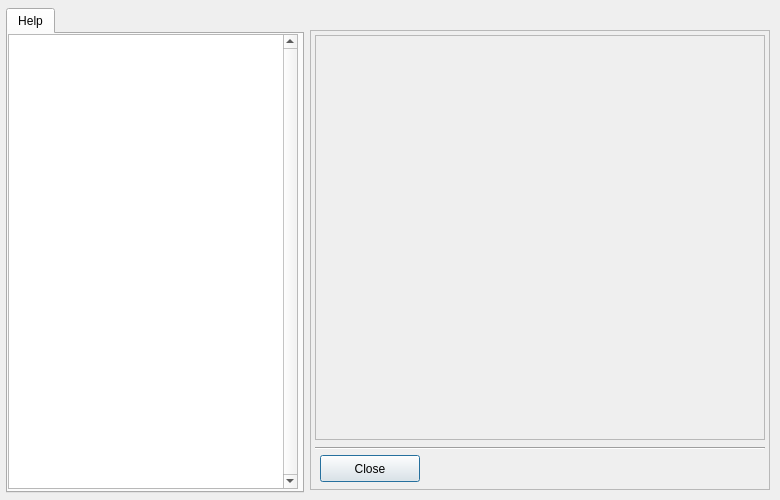
<?xml version="1.0" encoding="UTF-8"?>
<ui version="4.0">
 <class>MeMain</class>
 <widget class="QDialog" name="MeMain">
  <property name="geometry">
   <rect>
    <x>0</x>
    <y>0</y>
    <width>780</width>
    <height>500</height>
   </rect>
  </property>
  <property name="sizePolicy">
   <sizepolicy hsizetype="Fixed" vsizetype="Fixed">
    <horstretch>0</horstretch>
    <verstretch>0</verstretch>
   </sizepolicy>
  </property>
  <property name="minimumSize">
   <size>
    <width>780</width>
    <height>500</height>
   </size>
  </property>
  <property name="maximumSize">
   <size>
    <width>780</width>
    <height>500</height>
   </size>
  </property>
  <property name="windowTitle">
   <string>MEPIS Install</string>
  </property>
  <property name="windowIcon">
   <iconset>
    <normaloff/>
   </iconset>
  </property>
  <widget class="QFrame" name="mainFrame">
   <property name="geometry">
    <rect>
     <x>310</x>
     <y>30</y>
     <width>460</width>
     <height>460</height>
    </rect>
   </property>
   <property name="sizePolicy">
    <sizepolicy hsizetype="Fixed" vsizetype="Fixed">
     <horstretch>0</horstretch>
     <verstretch>0</verstretch>
    </sizepolicy>
   </property>
   <property name="minimumSize">
    <size>
     <width>460</width>
     <height>460</height>
    </size>
   </property>
   <property name="frameShape">
    <enum>QFrame::StyledPanel</enum>
   </property>
   <property name="frameShadow">
    <enum>QFrame::Raised</enum>
   </property>
   <property name="lineWidth">
    <number>2</number>
   </property>
   <widget class="Line" name="line1">
    <property name="geometry">
     <rect>
      <x>5</x>
      <y>410</y>
      <width>450</width>
      <height>16</height>
     </rect>
    </property>
    <property name="frameShape">
     <enum>QFrame::HLine</enum>
    </property>
    <property name="frameShadow">
     <enum>QFrame::Sunken</enum>
    </property>
    <property name="orientation">
     <enum>Qt::Horizontal</enum>
    </property>
   </widget>
   <widget class="QFrame" name="splashFrame">
    <property name="geometry">
     <rect>
      <x>5</x>
      <y>5</y>
      <width>450</width>
      <height>405</height>
     </rect>
    </property>
    <property name="frameShape">
     <enum>QFrame::StyledPanel</enum>
    </property>
    <property name="frameShadow">
     <enum>QFrame::Plain</enum>
    </property>
    <property name="lineWidth">
     <number>0</number>
    </property>
   </widget>
   <widget class="QPushButton" name="closeButton">
    <property name="geometry">
     <rect>
      <x>10</x>
      <y>425</y>
      <width>100</width>
      <height>27</height>
     </rect>
    </property>
    <property name="text">
     <string>Close</string>
    </property>
   </widget>
  </widget>
  <widget class="QTabWidget" name="mainTabs">
   <property name="geometry">
    <rect>
     <x>6</x>
     <y>8</y>
     <width>298</width>
     <height>485</height>
    </rect>
   </property>
   <property name="sizePolicy">
    <sizepolicy hsizetype="Expanding" vsizetype="Fixed">
     <horstretch>0</horstretch>
     <verstretch>0</verstretch>
    </sizepolicy>
   </property>
   <property name="minimumSize">
    <size>
     <width>298</width>
     <height>485</height>
    </size>
   </property>
   <widget class="QWidget" name="tab">
    <attribute name="title">
     <string>Help</string>
    </attribute>
    <widget class="QTextEdit" name="mainHelp">
     <property name="geometry">
      <rect>
       <x>0</x>
       <y>0</y>
       <width>290</width>
       <height>455</height>
      </rect>
     </property>
     <property name="minimumSize">
      <size>
       <width>290</width>
       <height>455</height>
      </size>
     </property>
     <property name="frameShape">
      <enum>QFrame::StyledPanel</enum>
     </property>
     <property name="lineWidth">
      <number>2</number>
     </property>
     <property name="verticalScrollBarPolicy">
      <enum>Qt::ScrollBarAlwaysOn</enum>
     </property>
     <property name="horizontalScrollBarPolicy">
      <enum>Qt::ScrollBarAlwaysOff</enum>
     </property>
     <property name="readOnly">
      <bool>true</bool>
     </property>
    </widget>
   </widget>
  </widget>
 </widget>
 <layoutdefault spacing="6" margin="11"/>
 <resources/>
 <connections>
  <connection>
   <sender>closeButton</sender>
   <signal>clicked()</signal>
   <receiver>MeMain</receiver>
   <slot>closeClicked()</slot>
   <hints>
    <hint type="sourcelabel">
     <x>20</x>
     <y>20</y>
    </hint>
    <hint type="destinationlabel">
     <x>20</x>
     <y>20</y>
    </hint>
   </hints>
  </connection>
 </connections>
</ui>
